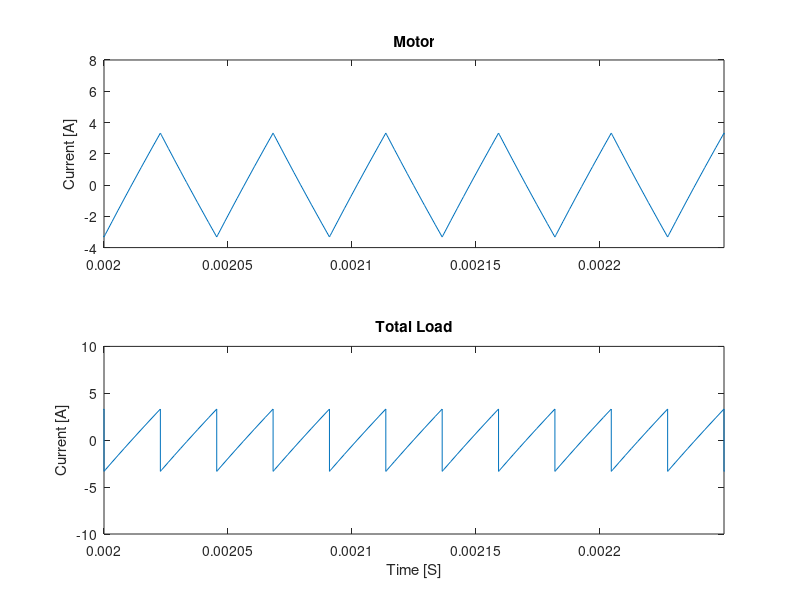

Here is the MATLAB script that generated this plot: (Note: this script raises an error after producing the figure.)
clear all; close all; clc;
M_load = csvread('load_current.csv');
load_time = M_load(:,1);
load_current = M_load(:,2);

M_motor = csvread('motor_current.csv');
motor_time = M_motor(:,1);
motor_current = M_motor(:,2);

figure 
subplot(2,1,1)
plot(motor_time,motor_current)
title('Motor')
%xlabel('Time [S]')
ylabel('Current [A]')
xlim([2e-3 2.25e-3])

subplot(2,1,2)
plot(load_time,load_current)
title('Total Load')
xlabel('Time [S]')
ylabel('Current [A]')
xlim([2e-3 2.25e-3])

matlab2tikz('sim_currents.tex')